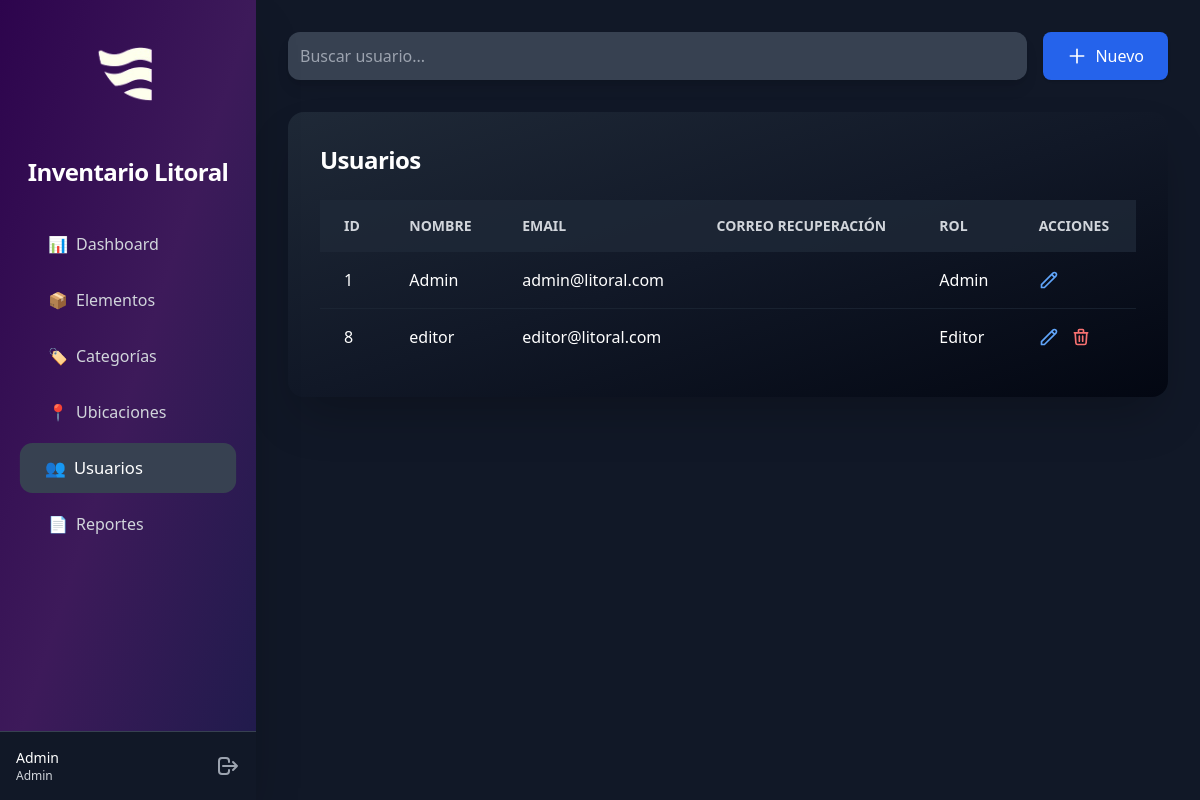
The app's page /public/usuarios.php (signed in) with its own data.
### tables this page shows
CREATE TABLE `usuarios` (
  `id` int(11) NOT NULL,
  `nombre` varchar(100) NOT NULL,
  `email` varchar(100) NOT NULL,
  `password` varchar(255) NOT NULL,
  `rol` enum('admin','editor') NOT NULL DEFAULT 'editor',
  `creado_en` timestamp NOT NULL DEFAULT current_timestamp()
);

### public/usuarios.php (the view, shortened to what this page needs)
<?php
require_once '../config/database.php';
$stmt = $pdo->query("SELECT * FROM usuarios ORDER BY nombre");
$usuarios = $stmt->fetchAll();
include '../includes/header.php';
?>
<div class="max-w-4xl mx-auto">
    <div class="flex justify-between items-center mb-8 gap-4">
        <input type="text" id="buscador" placeholder="Buscar usuario..."
               class="w-full p-3 rounded-xl bg-gray-700 text-white focus:ring-2 focus:ring-blue-500 focus:outline-none shadow-lg transition-all duration-200" />
        <button onclick="document.getElementById('modal-agregar').style.display='flex'"
                class="bg-blue-600 hover:bg-blue-700 text-white px-6 py-3 rounded-lg flex items-center gap-2 transition-transform hover:scale-105 shadow">
            <svg class="w-5 h-5" fill="none" stroke="currentColor" viewBox="0 0 24 24"><path stroke-linecap="round" stroke-linejoin="round" stroke-width="2" d="M12 4v16m8-8H4"></path></svg>
            Nuevo
        </button>
    </div>
    <div class="bg-gradient-to-br from-gray-800 via-gray-900 to-gray-950 rounded-2xl p-8 shadow-2xl">
        <h2 class="text-2xl font-bold text-white mb-6 tracking-tight">Usuarios</h2>
        <div class="rounded-lg">
            <table class="w-full" id="tabla-usuarios">
                <thead class="bg-gray-800/80">
                    <tr>
                        <th class="px-6 py-4 text-left text-sm font-semibold text-gray-300 uppercase">ID</th>
                        <th class="px-6 py-4 text-left text-sm font-semibold text-gray-300 uppercase">Nombre</th>
                        <th class="px-6 py-4 text-left text-sm font-semibold text-gray-300 uppercase">Email</th>
                        <th class="px-6 py-4 text-left text-sm font-semibold text-gray-300 uppercase">Correo Recuperación</th>
                        <th class="px-6 py-4 text-left text-sm font-semibold text-gray-300 uppercase">Rol</th>
                        <th class="px-6 py-4 text-left text-sm font-semibold text-gray-300 uppercase">Acciones</th>
                    </tr>
                </thead>
                <tbody class="divide-y divide-gray-800/70">
                    <?php foreach($usuarios as $u): ?>
                    <tr class="hover:bg-gray-800/60 transition-colors">
                        <td class="px-6 py-4 text-white"><?= $u['id'] ?></td>
                        <td class="px-6 py-4 text-white"><?= htmlspecialchars($u['nombre']) ?></td>
                        <td class="px-6 py-4 text-white"><?= htmlspecialchars($u['email']) ?></td>
                        <td class="px-6 py-4 text-white"><?= htmlspecialchars($u['correo_recuperacion']) ?></td>
                        <td class="px-6 py-4 text-white"><?= ucfirst($u['rol']) ?></td>
                        <td class="px-6 py-4">
                            <div class="flex items-center gap-3">
                                <button onclick="document.getElementById('modal-editar-<?= $u['id'] ?>').style.display='flex'"
                                        class="text-blue-400 hover:text-blue-300 transition-transform hover:scale-110" title="Editar">
                                    <svg class="w-5 h-5" fill="none" stroke="currentColor" viewBox="0 0 24 24"><path stroke-linecap="round" stroke-linejoin="round" stroke-width="2" d="M15.232 5.232l3.536 3.536m-2.036-5.036a2.5 2.5 0 113.536 3.536L6.5 21.036H3v-3.572L16.732 3.732z"></path></svg>
                                </button>
                                <?php if($u['id'] != $_SESSION['usuario']['id']): ?>
                                <a href="?eliminar=<?= $u['id'] ?>" onclick="return confirm('¿Eliminar usuario?')"
                                   class="text-red-400 hover:text-red-300 transition-transform hover:scale-110" title="Eliminar">
                                    <svg class="w-5 h-5" fill="none" stroke="currentColor" viewBox="0 0 24 24"><path stroke-linecap="round" stroke-linejoin="round" stroke-width="2" d="M19 7l-.867 12.142A2 2 0 0116.138 21H7.862a2 2 0 01-1.995-1.858L5 7m5 4v6m4-6v6m1-10V4a1 1 0 00-1-1h-4a1 1 0 00-1 1v3M4 7h16"></path></svg>
                                </a>
                                <?php endif; ?>
                            </div>
                        </td>
                    </tr>
                    <?php endforeach; ?>
                </tbody>
            </table>
        </div>
    </div>
</div>
<?php include '../includes/footer.php'; ?>

### records on screen
usuarios: id "1", nombre "Admin", email "admin@litoral.com", rol "Admin"
usuarios: id "8", nombre "editor", email "editor@litoral.com", rol "Editor"

### other values on screen
$_SESSION['usuario']['nombre'] "Admin"
$_SESSION['usuario']['rol'] "Admin"
